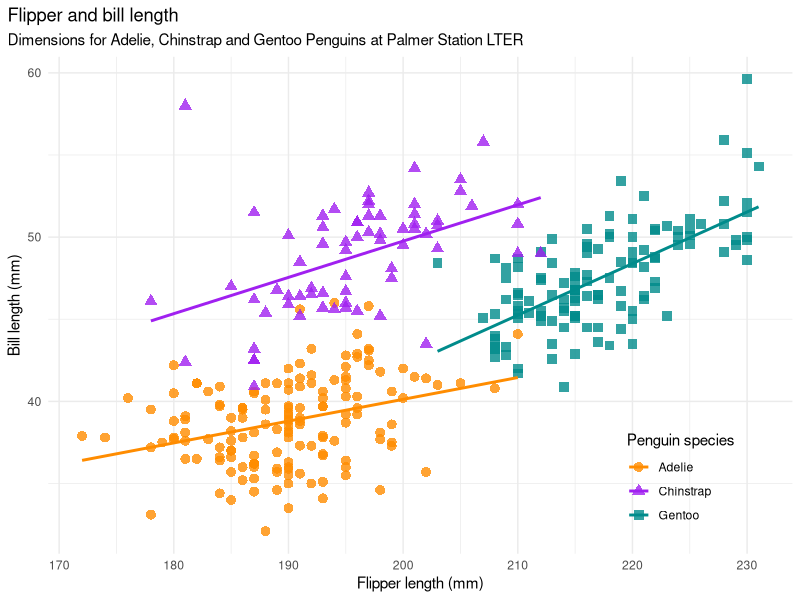
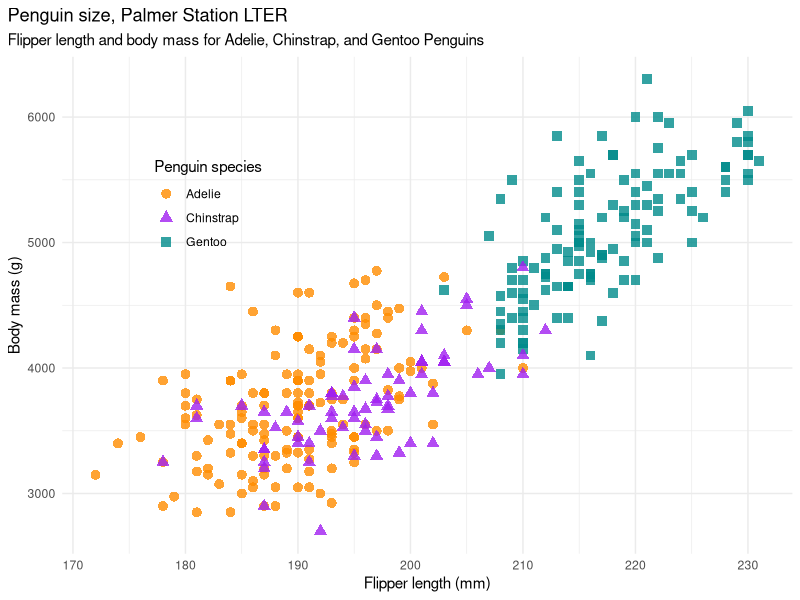
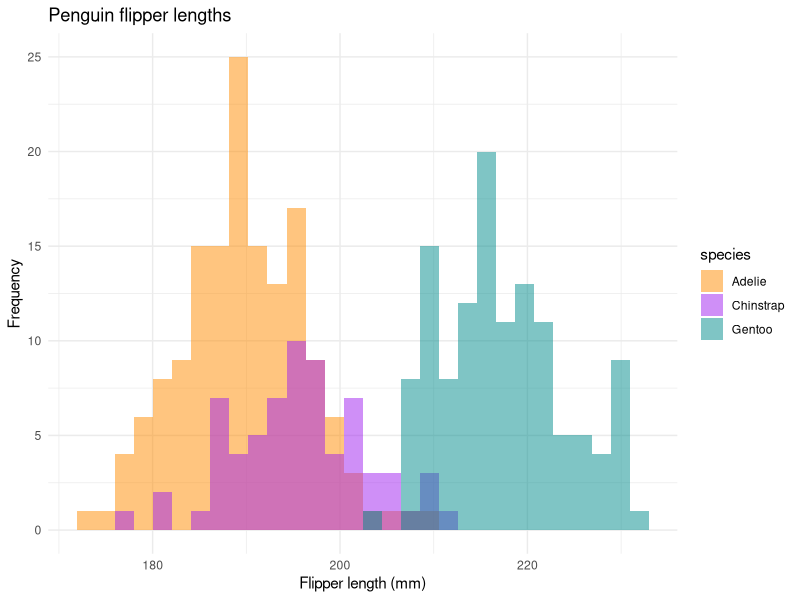

Write R code to recreate these figures, in order. (Note: this script raises an error after producing the figures.)
## ---- chunk 1
knitr::opts_chunk$set(
  collapse = TRUE,
  comment = "#>",
  fig.path = "man/figures/README-",
  out.width = "75%",
  warning = FALSE,
  message = FALSE,
  fig.retina = 2,
  fig.align = 'center'
)
library(tidyverse)
library(palmerpenguins)
## ---- chunk 2
flipper_bill <- ggplot(data = penguins,
                         aes(x = flipper_length_mm,
                             y = bill_length_mm)) +
  geom_point(aes(color = species, 
                 shape = species),
             size = 3,
             alpha = 0.8) +
  geom_smooth(method = "lm", se = FALSE, aes(color = species)) +
  theme_minimal() +
  scale_color_manual(values = c("darkorange","purple","cyan4")) +
  labs(title = "Flipper and bill length",
       subtitle = "Dimensions for Adelie, Chinstrap and Gentoo Penguins at Palmer Station LTER",
       x = "Flipper length (mm)",
       y = "Bill length (mm)",
       color = "Penguin species",
       shape = "Penguin species") +
  theme(legend.position = c(0.85, 0.15),
        plot.title.position = "plot",
        plot.caption = element_text(hjust = 0, face= "italic"),
        plot.caption.position = "plot")

flipper_bill
## ---- chunk 3
library(palmerpenguins)
data(package = 'palmerpenguins')
## ---- chunk 4
head(penguins)
## ---- chunk 5
head(penguins_raw)
## ---- chunk 6
str(penguins)
## ---- chunk 7
library(tidyverse)
penguins %>% 
  count(species)
penguins %>% 
  group_by(species) %>% 
  summarize(across(where(is.numeric), mean, na.rm = TRUE))
## ---- chunk 8
mass_flipper <- ggplot(data = penguins, 
                       aes(x = flipper_length_mm,
                           y = body_mass_g)) +
  geom_point(aes(color = species, 
                 shape = species),
             size = 3,
             alpha = 0.8) +
  theme_minimal() +
  scale_color_manual(values = c("darkorange","purple","cyan4")) +
  labs(title = "Penguin size, Palmer Station LTER",
       subtitle = "Flipper length and body mass for Adelie, Chinstrap, and Gentoo Penguins",
       x = "Flipper length (mm)",
       y = "Body mass (g)",
       color = "Penguin species",
       shape = "Penguin species") +
  theme(legend.position = c(0.2, 0.7),
        plot.title.position = "plot",
        plot.caption = element_text(hjust = 0, face= "italic"),
        plot.caption.position = "plot")

mass_flipper
## ---- chunk 9
flipper_hist <- ggplot(data = penguins, aes(x = flipper_length_mm)) +
  geom_histogram(aes(fill = species), 
                 alpha = 0.5, 
                 position = "identity") +
  scale_fill_manual(values = c("darkorange","purple","cyan4")) +
  theme_minimal() +
  labs(x = "Flipper length (mm)",
       y = "Frequency",
       title = "Penguin flipper lengths")

flipper_hist
## ---- chunk 10
knitr::include_graphics("man/figures/lter_penguins.png", dpi = 300)
## ---- chunk 11
knitr::include_graphics("man/figures/culmen_depth.png", dpi = 300)
## ---- chunk 12
citation("palmerpenguins")
